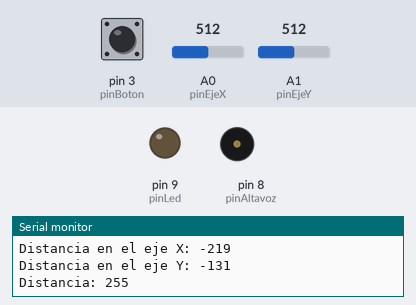
Simulated run of this sketch. Board: Arduino Uno, built with avr-gcc and run on an emulated ATmega328P. Shown: output pins drawn as LEDs (lit = HIGH), buzzer (waves = sounding), the last lines printed to the serial monitor. Dashed ring = blinking. The inputs (shaded band) are chosen by the test bench; at power-on: A0 (pinEjeX) = 512, A1 (pinEjeY) = 512, pin 3 (pinBoton) HIGH. Random numbers use the default seed unless the sketch sets one.

Above: at 1.2 s.
1.3 s: A0 (pinEjeX) set to 650
At 2.0 s:
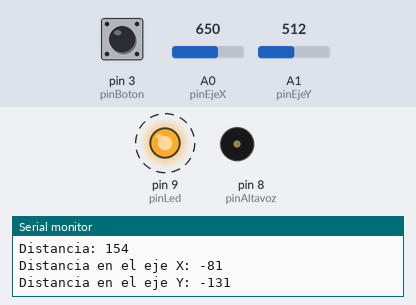
4.3 s: A0 (pinEjeX) set to 671
At 4.93 s:
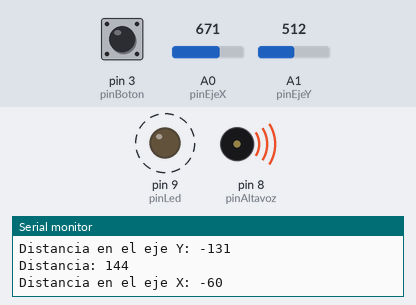
7.3 s: A1 (pinEjeY) set to 900
10.3 s: A1 (pinEjeY) set to 511
13.3 s: A0 (pinEjeX) set to 511
Timing chart, 0 to 17.3 s (numbered marks = the images above; inputs shaded):
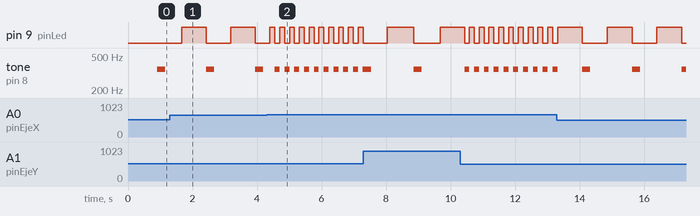

The sketch:

radar_pipiiii__variaci_n.ino
```cpp
/*
*  Documentación del programa
*  Autore:Alba Guimerans
*  Fecha: 4/03/2021
*  Código referencia: https://github.com/d-prieto/arduinoCourse/edit/main/Variaciones%20de%20Joystick.md
*  Descripción del programa:
*  Este programa crea un punto al azar. Cuando vas acercando el joystick al punto va acercándose la distancia de los puntos
*  suena con más frecuencia.
*  Llegado un determinado punto toca una melodía de éxito y se reinicia.
*
*
*  Hardware necesario: Joystick. Led. Resistencia de 220 Ohms
*/
//Includes

//Definiciones de constantes de pines
const int pinBoton = 3;
const int pinEjeY = A1;
const int pinEjeX = A0;
const int pinLed = 9;
const int pinAltavoz = 8;

int valorEjeX = 0;
int valorEjeY = 0;
int estadoBoton = 0;
int frecuenciaNota = 350;
int duracionSonido = 250;
int xObjetivo = 0;
int yObjetivo = 0;
int intervalo = 2000;

bool ejecutarSonido = false;

unsigned long tiempoActual = 0;
unsigned long tiempoAnterior = 0;
int frecuenciasMelodia[] = {
  262, 196, 196, 220, 196, 0, 247, 262
};

int duracionDeNotas[] = {
  4, 8, 8, 4, 4, 4, 4, 4
};
void setup() {
//inicializaciones
  pinMode(pinBoton, INPUT);
  pinMode(pinLed, OUTPUT);
  digitalWrite(pinBoton, HIGH);
  Serial.begin(9600);
    iniciarDatosAleatorios();
} //llave del setup
 /*
 * Esta función crea el punto objetivo del juego
 */
void iniciarDatosAleatorios() {

 // Si no ponemos esta línea siempre empieza con los mismos valores
  randomSeed(analogRead(A2));

  xObjetivo = random(1023);
  yObjetivo = random(1023);
  Serial.println("Nuevas coordenadas");
  Serial.print("Eje X: ");
  Serial.println(xObjetivo);
  Serial.print("Eje Y: ");
  Serial.println(yObjetivo);


}
void loop() {
  leerDatos();
  procesarDatos();
  ejecutarSonidosYLuces();

}
/*
 * Esta función sólo lee datos y los guarda en variables.
 */
void leerDatos() {
  valorEjeX = analogRead(pinEjeX);
  valorEjeY = analogRead(pinEjeY);
  estadoBoton = digitalRead(pinBoton);
  tiempoActual = millis();
}
/*
 * Esta función procesa los datos leídos y cambia las variables para la ejecución de sonidos.
 */
void procesarDatos() {
  // distancia entre dos puntos de coordenadas X Y

  long distanciaX = valorEjeX - xObjetivo;
  Serial.print("Distancia en el eje X: ");
  Serial.println(distanciaX);
  long distanciaY = valorEjeY - yObjetivo;
  Serial.print("Distancia en el eje Y: ");
  Serial.println(distanciaY);
  //esto es la raiz cuadrada de la suma de los cuadrados de diferencia.
  long distanciaReal = sqrt(sq(distanciaX)+sq(distanciaY));
  Serial.print("Distancia: ");
  Serial.println(distanciaReal);

  if (distanciaReal >= 1000)
  {
    intervalo = 2000;
  }
  else if (distanciaReal >= 850 && distanciaReal < 1000) {
    intervalo = 1500;
  }
  else if (distanciaReal >= 700 && distanciaReal < 850) {
    intervalo = 1000;
  }
  else if (distanciaReal >= 400 && distanciaReal < 550) {
    intervalo = 750;
  }
  else if (distanciaReal >= 275 && distanciaReal < 400) {
    intervalo = 500;
  }
  else if (distanciaReal >= 150 && distanciaReal < 275) {
    intervalo = 750;
  }
  else if (distanciaReal >= 150 && distanciaReal < 275) {
    intervalo = 250;
  }
  else if (distanciaReal >= 100 && distanciaReal < 150) {
    intervalo = 100;
  }
  else { // con menos de 50 de distancia considero que ya se ha acertado el punto
    secuenciaFinal();
  }
}
/*
 * Esta función en función de las variables anteriores enciende el led y activa el led
 */
void ejecutarSonidosYLuces() {
  if (tiempoActual - tiempoAnterior >= intervalo) {
     tiempoAnterior = tiempoActual;
     ejecutarSonido = !ejecutarSonido;
     if (ejecutarSonido) {
      tone(pinAltavoz, frecuenciaNota, duracionSonido);
      digitalWrite(pinLed,LOW);
     }
     else {
      noTone(pinAltavoz);
      digitalWrite(pinLed,HIGH);
     }
  }
}
/*
 * Esta función toca una melodía y vuelve a iniciar las coordenadas.
 */
void secuenciaFinal() {

  for (int estaNota = 0; estaNota < 8; estaNota++) {


    int duracionNota = 1000 / duracionDeNotas[estaNota];
    tone(pinAltavoz, frecuenciasMelodia[estaNota], duracionNota);
    digitalWrite(pinLed,LOW);
    int pausaEntreNotas = duracionNota * 1.30;
    delay(pausaEntreNotas);
    digitalWrite(pinLed,HIGH);
    noTone(pinAltavoz);
  }
  iniciarDatosAleatorios();
}
```

Measured:
- the behaviour switches between 657 and 658 on A0 (pinEjeX) (found by bisection; images 1 and 2)
- by itself, pin 9 (pinLed): alternates HIGH for 0.77 s and LOW for 0.77 s
- by itself, tone on pin 8 (pinAltavoz): repeats every 1.5 s: 350 Hz 0.25 s, silent 1.3 s
